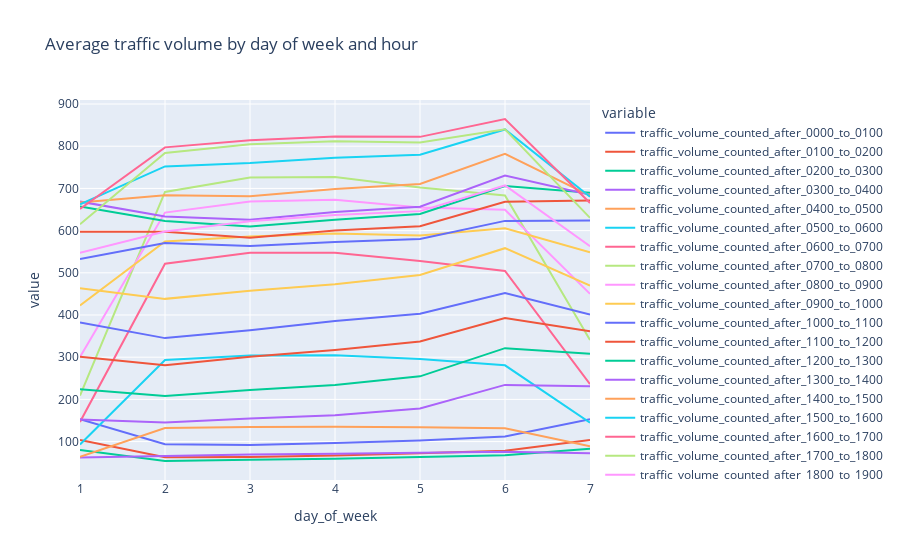

The notebook cell saved with this chart:
### Markdown cell above
Let's first visualize the traffic data by hour and day of week

### Code cell
day_of_week_hour_fig = px.line(dot_traffic.groupby(['day_of_week'])[traffic_hours_columns].mean().reset_index(),
              x="day_of_week", y=traffic_hours_columns, title='Average traffic volume by day of week and hour')
day_of_week_hour_fig.show()

### Figure 1 — Plotly figure (JSON) as saved in the notebook; plotly's stock layout.template omitted (floating-point values rounded to 4 significant figures)
{"data": [{"hovertemplate": "variable=traffic_volume_counted_after_0000_to_0100<br>day_of_week=%{x}<br>value=%{y}<extra></extra>", "legendgroup": "traffic_volume_counted_after_0000_to_0100", "line": {"color": "#636efa", "dash": "solid"}, "mode": "lines", "name": "traffic_volume_counted_after_0000_to_0100", "orientation": "v", "showlegend": true, "type": "scatter", "x": [1, 2, 3, 4, 5, 6, 7], "xaxis": "x", "y": [152.7, 93.46, 92.0, 96.34, 102.8, 112.0, 152.8], "yaxis": "y"}, {"hovertemplate": "variable=traffic_volume_counted_after_0100_to_0200<br>day_of_week=%{x}<br>value=%{y}<extra></extra>", "legendgroup": "traffic_volume_counted_after_0100_to_0200", "line": {"color": "#EF553B", "dash": "solid"}, "mode": "lines", "name": "traffic_volume_counted_after_0100_to_0200", "orientation": "v", "showlegend": true, "type": "scatter", "x": [1, 2, 3, 4, 5, 6, 7], "xaxis": "x", "y": [104.0, 62.98, 63.62, 66.71, 72.26, 78.09, 103.6], "yaxis": "y"}, {"hovertemplate": "variable=traffic_volume_counted_after_0200_to_0300<br>day_of_week=%{x}<br>value=%{y}<extra></extra>", "legendgroup": "traffic_volume_counted_after_0200_to_0300", "line": {"color": "#00cc96", "dash": "solid"}, "mode": "lines", "name": "traffic_volume_counted_after_0200_to_0300", "orientation": "v", "showlegend": true, "type": "scatter", "x": [1, 2, 3, 4, 5, 6, 7], "xaxis": "x", "y": [79.77, 53.95, 56.64, 59.1, 63.41, 67.57, 83.09], "yaxis": "y"}, {"hovertemplate": "variable=traffic_volume_counted_after_0300_to_0400<br>day_of_week=%{x}<br>value=%{y}<extra></extra>", "legendgroup": "traffic_volume_counted_after_0300_to_0400", "line": {"color": "#ab63fa", "dash": "solid"}, "mode": "lines", "name": "traffic_volume_counted_after_0300_to_0400", "orientation": "v", "showlegend": true, "type": "scatter", "x": [1, 2, 3, 4, 5, 6, 7], "xaxis": "x", "y": [62.17, 66.61, 69.5, 71.15, 73.37, 75.6, 72.52], "yaxis": "y"}, {"hovertemplate": "variable=traffic_volume_counted_after_0400_to_0500<br>day_of_week=%{x}<br>value=%{y}<extra></extra>", "legendgroup": "traffic_volume_counted_after_0400_to_0500", "line": {"color": "#FFA15A", "dash": "solid"}, "mode": "lines", "name": "traffic_volume_counted_after_0400_to_0500", "orientation": "v", "showlegend": true, "type": "scatter", "x": [1, 2, 3, 4, 5, 6, 7], "xaxis": "x", "y": [63.68, 132.0, 134.8, 135.3, 133.8, 131.3, 88.86], "yaxis": "y"}, {"hovertemplate": "variable=traffic_volume_counted_after_0500_to_0600<br>day_of_week=%{x}<br>value=%{y}<extra></extra>", "legendgroup": "traffic_volume_counted_after_0500_to_0600", "line": {"color": "#19d3f3", "dash": "solid"}, "mode": "lines", "name": "traffic_volume_counted_after_0500_to_0600", "orientation": "v", "showlegend": true, "type": "scatter", "x": [1, 2, 3, 4, 5, 6, 7], "xaxis": "x", "y": [93.03, 293.4, 304.2, 304.7, 295.5, 280.7, 144.9], "yaxis": "y"}, {"hovertemplate": "variable=traffic_volume_counted_after_0600_to_0700<br>day_of_week=%{x}<br>value=%{y}<extra></extra>", "legendgroup": "traffic_volume_counted_after_0600_to_0700", "line": {"color": "#FF6692", "dash": "solid"}, "mode": "lines", "name": "traffic_volume_counted_after_0600_to_0700", "orientation": "v", "showlegend": true, "type": "scatter", "x": [1, 2, 3, 4, 5, 6, 7], "xaxis": "x", "y": [146.5, 521.4, 547.4, 547.5, 528.0, 504.2, 236.3], "yaxis": "y"}, {"hovertemplate": "variable=traffic_volume_counted_after_0700_to_0800<br>day_of_week=%{x}<br>value=%{y}<extra></extra>", "legendgroup": "traffic_volume_counted_after_0700_to_0800", "line": {"color": "#B6E880", "dash": "solid"}, "mode": "lines", "name": "traffic_volume_counted_after_0700_to_0800", "orientation": "v", "showlegend": true, "type": "scatter", "x": [1, 2, 3, 4, 5, 6, 7], "xaxis": "x", "y": [209.0, 691.6, 726.0, 727.1, 702.1, 683.5, 340.9], "yaxis": "y"}, {"hovertemplate": "variable=traffic_volume_counted_after_0800_to_0900<br>day_of_week=%{x}<br>value=%{y}<extra></extra>", "legendgroup": "traffic_volume_counted_after_0800_to_0900", "line": {"color": "#FF97FF", "dash": "solid"}, "mode": "lines", "name": "traffic_volume_counted_after_0800_to_0900", "orientation": "v", "showlegend": true, "type": "scatter", "x": [1, 2, 3, 4, 5, 6, 7], "xaxis": "x", "y": [300.5, 642.8, 668.9, 672.9, 654.9, 649.4, 450.1], "yaxis": "y"}, {"hovertemplate": "variable=traffic_volume_counted_after_0900_to_1000<br>day_of_week=%{x}<br>value=%{y}<extra></extra>", "legendgroup": "traffic_volume_counted_after_0900_to_1000", "line": {"color": "#FECB52", "dash": "solid"}, "mode": "lines", "name": "traffic_volume_counted_after_0900_to_1000", "orientation": "v", "showlegend": true, "type": "scatter", "x": [1, 2, 3, 4, 5, 6, 7], "xaxis": "x", "y": [422.5, 574.0, 586.2, 593.2, 588.6, 605.3, 548.7], "yaxis": "y"}, {"hovertemplate": "variable=traffic_volume_counted_after_1000_to_1100<br>day_of_week=%{x}<br>value=%{y}<extra></extra>", "legendgroup": "traffic_volume_counted_after_1000_to_1100", "line": {"color": "#636efa", "dash": "solid"}, "mode": "lines", "name": "traffic_volume_counted_after_1000_to_1100", "orientation": "v", "showlegend": true, "type": "scatter", "x": [1, 2, 3, 4, 5, 6, 7], "xaxis": "x", "y": [532.7, 570.5, 563.6, 573.0, 580.2, 623.1, 623.7], "yaxis": "y"}, {"hovertemplate": "variable=traffic_volume_counted_after_1100_to_1200<br>day_of_week=%{x}<br>value=%{y}<extra></extra>", "legendgroup": "traffic_volume_counted_after_1100_to_1200", "line": {"color": "#EF553B", "dash": "solid"}, "mode": "lines", "name": "traffic_volume_counted_after_1100_to_1200", "orientation": "v", "showlegend": true, "type": "scatter", "x": [1, 2, 3, 4, 5, 6, 7], "xaxis": "x", "y": [597.5, 597.0, 583.0, 600.4, 610.4, 668.4, 671.5], "yaxis": "y"}, {"hovertemplate": "variable=traffic_volume_counted_after_1200_to_1300<br>day_of_week=%{x}<br>value=%{y}<extra></extra>", "legendgroup": "traffic_volume_counted_after_1200_to_1300", "line": {"color": "#00cc96", "dash": "solid"}, "mode": "lines", "name": "traffic_volume_counted_after_1200_to_1300", "orientation": "v", "showlegend": true, "type": "scatter", "x": [1, 2, 3, 4, 5, 6, 7], "xaxis": "x", "y": [657.3, 622.7, 609.8, 625.9, 639.5, 705.8, 689.5], "yaxis": "y"}, {"hovertemplate": "variable=traffic_volume_counted_after_1300_to_1400<br>day_of_week=%{x}<br>value=%{y}<extra></extra>", "legendgroup": "traffic_volume_counted_after_1300_to_1400", "line": {"color": "#ab63fa", "dash": "solid"}, "mode": "lines", "name": "traffic_volume_counted_after_1300_to_1400", "orientation": "v", "showlegend": true, "type": "scatter", "x": [1, 2, 3, 4, 5, 6, 7], "xaxis": "x", "y": [668.7, 633.6, 625.5, 644.1, 656.6, 730.7, 684.8], "yaxis": "y"}, {"hovertemplate": "variable=traffic_volume_counted_after_1400_to_1500<br>day_of_week=%{x}<br>value=%{y}<extra></extra>", "legendgroup": "traffic_volume_counted_after_1400_to_1500", "line": {"color": "#FFA15A", "dash": "solid"}, "mode": "lines", "name": "traffic_volume_counted_after_1400_to_1500", "orientation": "v", "showlegend": true, "type": "scatter", "x": [1, 2, 3, 4, 5, 6, 7], "xaxis": "x", "y": [666.7, 683.9, 681.4, 698.9, 710.3, 781.9, 683.0], "yaxis": "y"}, {"hovertemplate": "variable=traffic_volume_counted_after_1500_to_1600<br>day_of_week=%{x}<br>value=%{y}<extra></extra>", "legendgroup": "traffic_volume_counted_after_1500_to_1600", "line": {"color": "#19d3f3", "dash": "solid"}, "mode": "lines", "name": "traffic_volume_counted_after_1500_to_1600", "orientation": "v", "showlegend": true, "type": "scatter", "x": [1, 2, 3, 4, 5, 6, 7], "xaxis": "x", "y": [662.4, 752.1, 760.2, 772.7, 779.6, 839.8, 680.2], "yaxis": "y"}, {"hovertemplate": "variable=traffic_volume_counted_after_1600_to_1700<br>day_of_week=%{x}<br>value=%{y}<extra></extra>", "legendgroup": "traffic_volume_counted_after_1600_to_1700", "line": {"color": "#FF6692", "dash": "solid"}, "mode": "lines", "name": "traffic_volume_counted_after_1600_to_1700", "orientation": "v", "showlegend": true, "type": "scatter", "x": [1, 2, 3, 4, 5, 6, 7], "xaxis": "x", "y": [651.4, 797.3, 814.0, 823.0, 822.2, 864.5, 665.5], "yaxis": "y"}, {"hovertemplate": "variable=traffic_volume_counted_after_1700_to_1800<br>day_of_week=%{x}<br>value=%{y}<extra></extra>", "legendgroup": "traffic_volume_counted_after_1700_to_1800", "line": {"color": "#B6E880", "dash": "solid"}, "mode": "lines", "name": "traffic_volume_counted_after_1700_to_1800", "orientation": "v", "showlegend": true, "type": "scatter", "x": [1, 2, 3, 4, 5, 6, 7], "xaxis": "x", "y": [614.9, 784.0, 804.9, 811.6, 808.7, 840.2, 630.2], "yaxis": "y"}, {"hovertemplate": "variable=traffic_volume_counted_after_1800_to_1900<br>day_of_week=%{x}<br>value=%{y}<extra></extra>", "legendgroup": "traffic_volume_counted_after_1800_to_1900", "line": {"color": "#FF97FF", "dash": "solid"}, "mode": "lines", "name": "traffic_volume_counted_after_1800_to_1900", "orientation": "v", "showlegend": true, "type": "scatter", "x": [1, 2, 3, 4, 5, 6, 7], "xaxis": "x", "y": [547.2, 598.0, 622.0, 636.7, 646.2, 707.0, 563.0], "yaxis": "y"}, {"hovertemplate": "variable=traffic_volume_counted_after_1900_to_2000<br>day_of_week=%{x}<br>value=%{y}<extra></extra>", "legendgroup": "traffic_volume_counted_after_1900_to_2000", "line": {"color": "#FECB52", "dash": "solid"}, "mode": "lines", "name": "traffic_volume_counted_after_1900_to_2000", "orientation": "v", "showlegend": true, "type": "scatter", "x": [1, 2, 3, 4, 5, 6, 7], "xaxis": "x", "y": [463.3, 438.2, 457.7, 472.6, 494.8, 558.3, 469.8], "yaxis": "y"}, {"hovertemplate": "variable=traffic_volume_counted_after_2000_to_2100<br>day_of_week=%{x}<br>value=%{y}<extra></extra>", "legendgroup": "traffic_volume_counted_after_2000_to_2100", "line": {"color": "#636efa", "dash": "solid"}, "mode": "lines", "name": "traffic_volume_counted_after_2000_to_2100", "orientation": "v", "showlegend": true, "type": "scatter", "x": [1, 2, 3, 4, 5, 6, 7], "xaxis": "x", "y": [382.4, 345.2, 364.1, 385.6, 403.1, 451.9, 401.3], "yaxis": "y"}, {"hovertemplate": "variable=traffic_volume_counted_after_2100_to_2200<br>day_of_week=%{x}<br>value=%{y}<extra></extra>", "legendgroup": "traffic_volume_counted_after_2100_to_2200", "line": {"color": "#EF553B", "dash": "solid"}, "mode": "lines", "name": "traffic_volume_counted_after_2100_to_2200", "orientation": "v", "showlegend": true, "type": "scatter", "x": [1, 2, 3, 4, 5, 6, 7], "xaxis": "x", "y": [301.0, 280.7, 300.7, 316.8, 337.1, 393.0, 361.6], "yaxis": "y"}, {"hovertemplate": "variable=traffic_volume_counted_after_2200_to_2300<br>day_of_week=%{x}<br>value=%{y}<extra></extra>", "legendgroup": "traffic_volume_counted_after_2200_to_2300", "line": {"color": "#00cc96", "dash": "solid"}, "mode": "lines", "name": "traffic_volume_counted_after_2200_to_2300", "orientation": "v", "showlegend": true, "type": "scatter", "x": [1, 2, 3, 4, 5, 6, 7], "xaxis": "x", "y": [224.1, 208.1, 222.5, 233.9, 254.6, 321.4, 308.2], "yaxis": "y"}, {"hovertemplate": "variable=traffic_volume_counted_after_2300_to_2400<br>day_of_week=%{x}<br>value=%{y}<extra></extra>", "legendgroup": "traffic_volume_counted_after_2300_to_2400", "line": {"color": "#ab63fa", "dash": "solid"}, "mode": "lines", "name": "traffic_volume_counted_after_2300_to_2400", "orientation": "v", "showlegend": true, "type": "scatter", "x": [1, 2, 3, 4, 5, 6, 7], "xaxis": "x", "y": [152.2, 145.2, 154.5, 162.3, 178.3, 234.3, 230.9], "yaxis": "y"}], "layout": {"legend": {"title": {"text": "variable"}, "tracegroupgap": 0}, "title": {"text": "Average traffic volume by day of week and hour"}, "xaxis": {"anchor": "y", "domain": [0, 1], "title": {"text": "day_of_week"}}, "yaxis": {"anchor": "x", "domain": [0, 1], "title": {"text": "value"}}}}
